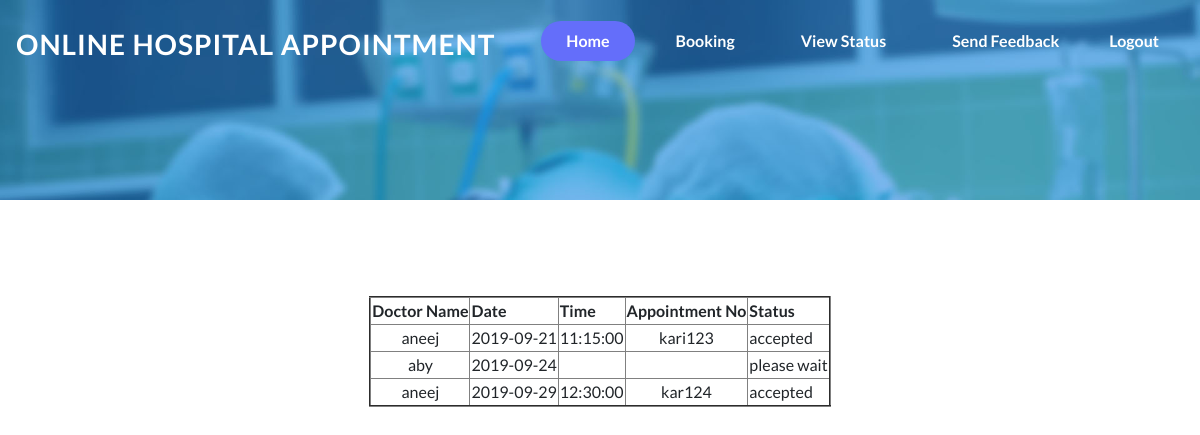
The app's page /patient_booking_status.php (signed in) with its own data.
### tables this page shows
CREATE TABLE `tb_booking` (
  `b_id` int(30) NOT NULL AUTO_INCREMENT,
  `p_id` int(40) DEFAULT NULL,
  `d_id` int(40) DEFAULT NULL,
  `date` date DEFAULT NULL,
  `time` time DEFAULT NULL,
  `app_no` varchar(40) DEFAULT NULL,
  `status` varchar(40) DEFAULT NULL,
  PRIMARY KEY (`b_id`)
);

CREATE TABLE `tb_doctor` (
  `d_id` int(30) NOT NULL AUTO_INCREMENT,
  `fname` varchar(50) DEFAULT NULL,
  `lname` varchar(50) DEFAULT NULL,
  `gender` varchar(30) DEFAULT NULL,
  `quali` varchar(30) DEFAULT NULL,
  `depart` varchar(30) DEFAULT NULL,
  `lice_id` varchar(30) DEFAULT NULL,
  `h_id` int(30) DEFAULT NULL,
  `location` varchar(50) DEFAULT NULL,
  `holiday` varchar(30) DEFAULT NULL,
  `stime` time DEFAULT NULL,
  `etime` time DEFAULT NULL,
  `phone` varchar(50) DEFAULT NULL,
  `username` varchar(50) DEFAULT NULL,
  PRIMARY KEY (`d_id`)
);

### patient_booking_status.php (the view, shortened to what this page needs)
  <?php
  include 'patientbase.php';
  ?>
<br><br><br><br>
    <div>
        <form action="">
        <table border="2" align="center">
            <th>Doctor Name</th>
               <th>Date</th>
               <th> Time </th>
               <th>Appointment No </th>
               <th> Status </th>
        <?php
        include 'connection.php';
         $id=$_SESSION['id'];
           $qry="SELECT tb_booking.`date`,tb_booking.`time`,tb_booking.`app_no`,tb_booking.`status`,tb_doctor.`fname` FROM tb_booking,tb_doctor WHERE tb_booking.`d_id`=tb_doctor.`d_id` AND tb_booking.`p_id`='$id'";
           $res=mysqli_query($link,$qry);
         while($row=mysqli_fetch_array($res))
         {
             echo '<tr><td align="center">'.$row['fname'].'</td><td align="center">'.$row['date'].'</td><td>'.$row['time'].'</td><td align="center">'.$row['app_no'].'</td><td>'.$row['status'].'</td></tr>';
         }
           ?>
            </table>
            </form>
    </div>
         <div>
 <br><br><br><br><br><br><br>

### css/style.css (style rules this page uses)
body { margin: 0; font-family: 'Lato', sans-serif; background: #fff; }

### records on screen
tb_booking: d.fname "aneej", date "2019-09-21", time "11:15:00", app_no "kari123", status "accepted"
tb_booking: d.fname "aby", date "2019-09-24", status "please wait"
tb_booking: d.fname "aneej", date "2019-09-29", time "12:30:00", app_no "kar124", status "accepted"
